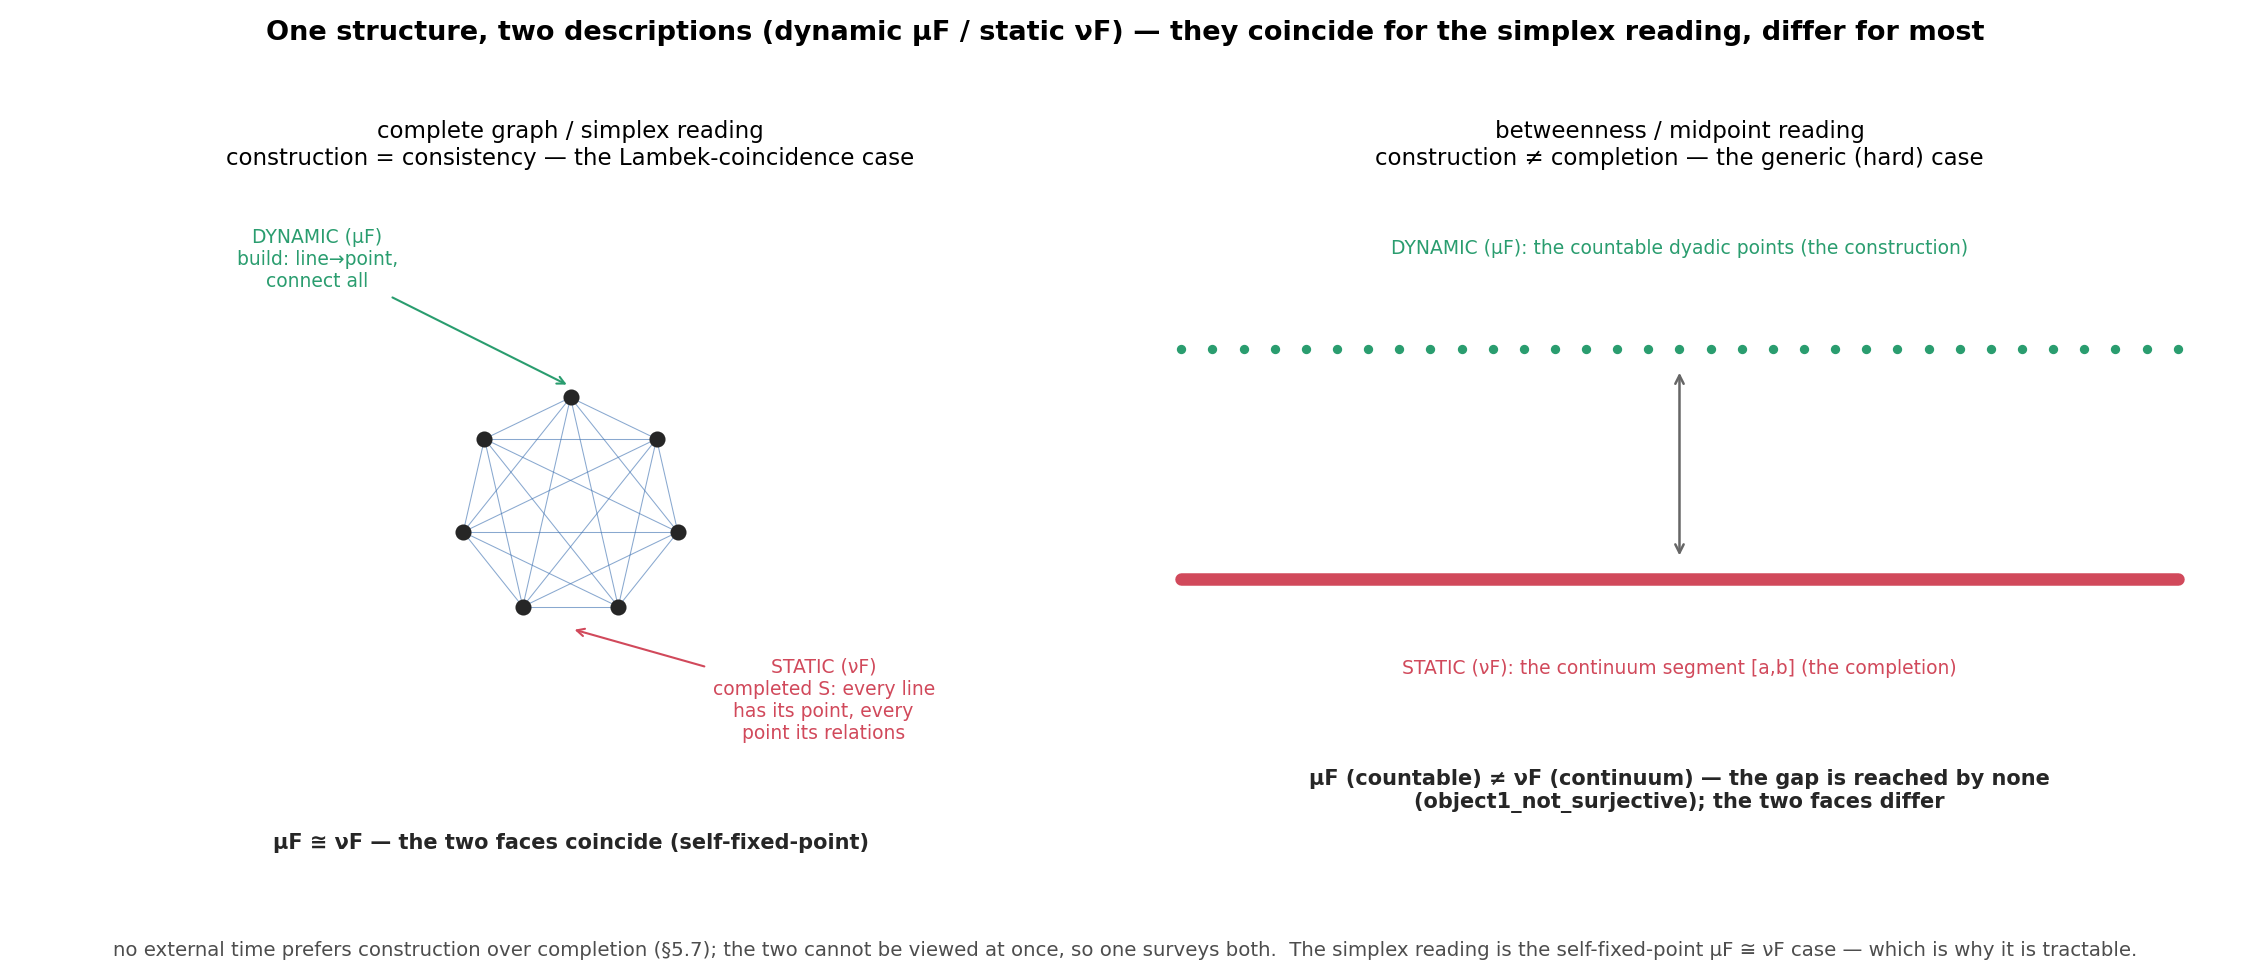

Write Python code to recreate this figure.
"""Two descriptions, one structure — and where they coincide (μF ≅ νF).

A structure can be stated two ways (the user's point, = 02_axiom.md §2.3
self-completion + §5.7 frozen/dynamic):

  · DYNAMIC (constructive, μF / initial algebra): "S is built — each line gives a
    point, each point draws its lines, …"   (a process from below)
  · STATIC (completed, νF / final coalgebra): "S is complete; in S every line has
    its point, every point its line-relations."   (a consistency / fixed point)

No external time prefers one (§5.7); and the two faces cannot be viewed at once,
so investigating means surveying both.  The good news for THIS structure: its two
faces coincide — it is a self-fixed-point (μF ≅ νF, Lambek), the
"describe = reconstruct" case (`MobiusSelfForm.self_reconstruction_master`).  Most
codomains do NOT coincide, and the gap is the residue (`object1_not_surjective`).

  · complete-graph / simplex reading: construction limit = completed-S = the same
    complete graph.  μF ≅ νF.
  · betweenness / midpoint reading: construction = the countable dyadic points;
    completion = the continuum segment.  μF (countable) ≠ νF (continuum); the gap
    is reached by none.

Run:  python3 research-notes/geometric/static_dynamic_duality.py
"""

import numpy as np
import matplotlib.pyplot as plt


def panel_coincide(ax):
    # complete graph: both descriptions point to the SAME object
    n = 7
    th = np.linspace(0, 2 * np.pi, n, endpoint=False) + np.pi / 2
    P = np.column_stack([np.cos(th), np.sin(th)]) * 0.5
    P[:, 1] += 0.0
    for i in range(n):
        for j in range(i + 1, n):
            ax.plot([P[i, 0], P[j, 0]], [P[i, 1], P[j, 1]],
                    color="#3b6fb0", lw=0.5, alpha=0.6, zorder=1)
    ax.scatter(P[:, 0], P[:, 1], s=45, color="0.15", zorder=3)
    ax.annotate("DYNAMIC (μF)\nbuild: line→point,\nconnect all",
                xy=(0, 0.55), xytext=(-1.15, 1.0), fontsize=9, color="#2a9d6f",
                ha="center",
                arrowprops=dict(arrowstyle="->", color="#2a9d6f"))
    ax.annotate("STATIC (νF)\ncompleted S: every line\nhas its point, every\npoint its relations",
                xy=(0, -0.55), xytext=(1.15, -1.05), fontsize=9, color="#d1495b",
                ha="center",
                arrowprops=dict(arrowstyle="->", color="#d1495b"))
    ax.text(0, -1.55, "μF ≅ νF — the two faces coincide (self-fixed-point)",
            ha="center", fontsize=10, color="0.15", fontweight="bold")
    ax.set_title("complete graph / simplex reading\n"
                 "construction = consistency — the Lambek-coincidence case",
                 fontsize=11)
    ax.set_xlim(-1.7, 1.7); ax.set_ylim(-1.8, 1.5); ax.set_aspect("equal"); ax.axis("off")


def panel_gap(ax):
    # betweenness: dynamic = dyadic points; static = continuum segment
    # dynamic (top): dyadic points up to level 5
    depth = 5
    xs = set([0.0, 1.0])
    cur = [0.0, 1.0]
    for _ in range(depth):
        nv = []
        s = sorted(xs)
        for a, b in zip(s[:-1], s[1:]):
            nv.append((a + b) / 2)
        xs.update(nv)
    pts = sorted(xs)
    ax.scatter(pts, [0.6] * len(pts), s=12, color="#2a9d6f", zorder=3)
    ax.text(0.5, 0.85, "DYNAMIC (μF): the countable dyadic points (the construction)",
            ha="center", fontsize=9, color="#2a9d6f")
    # static (bottom): solid continuum
    ax.plot([0, 1], [0.0, 0.0], color="#d1495b", lw=6, solid_capstyle="round",
            zorder=3)
    ax.text(0.5, -0.25, "STATIC (νF): the continuum segment [a,b] (the completion)",
            ha="center", fontsize=9, color="#d1495b")
    ax.annotate("", xy=(0.5, 0.05), xytext=(0.5, 0.55),
                arrowprops=dict(arrowstyle="<->", color="0.4", lw=1.2))
    ax.text(0.5, -0.6,
            "μF (countable) ≠ νF (continuum) — the gap is reached by none\n"
            "(object1_not_surjective); the two faces differ",
            ha="center", fontsize=10, color="0.15", fontweight="bold")
    ax.set_title("betweenness / midpoint reading\n"
                 "construction ≠ completion — the generic (hard) case",
                 fontsize=11)
    ax.set_xlim(-0.05, 1.05); ax.set_ylim(-0.85, 1.05); ax.axis("off")


def main():
    fig, ax = plt.subplots(1, 2, figsize=(15, 6.5))
    fig.patch.set_facecolor("white")
    panel_coincide(ax[0])
    panel_gap(ax[1])
    fig.suptitle("One structure, two descriptions (dynamic μF / static νF) — "
                 "they coincide for the simplex reading, differ for most",
                 fontsize=13, fontweight="bold")
    fig.text(0.5, 0.02,
             "no external time prefers construction over completion (§5.7); the two "
             "cannot be viewed at once, so one surveys both.  The simplex reading is "
             "the self-fixed-point μF ≅ νF case — which is why it is tractable.",
             ha="center", fontsize=9.5, color="0.3")
    fig.tight_layout(rect=[0, 0.05, 1, 0.95])
    out = "research-notes/geometric/static_dynamic_duality.png"
    fig.savefig(out, dpi=150, facecolor="white")
    print("wrote", out)


if __name__ == "__main__":
    main()
